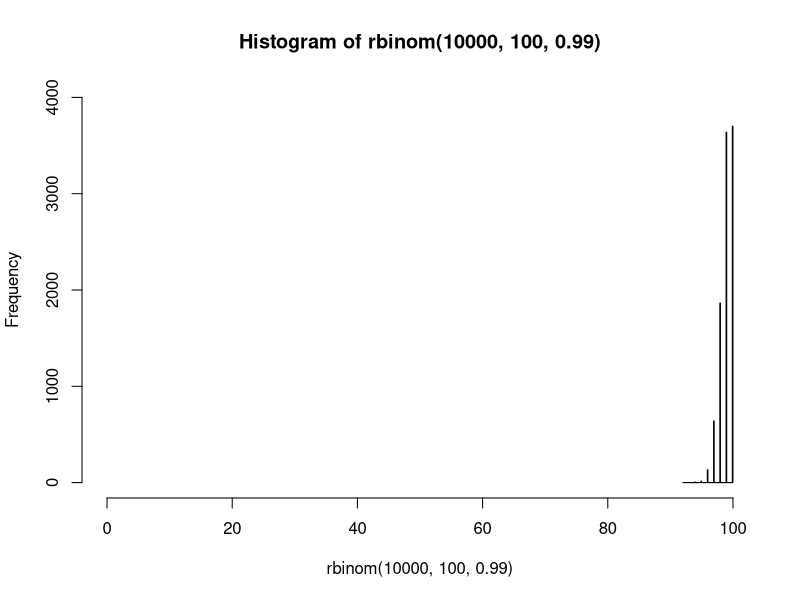
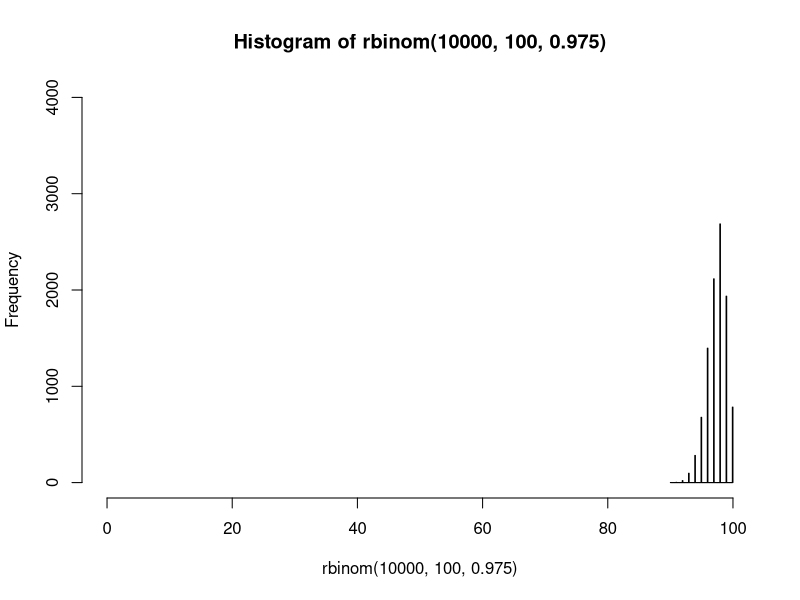
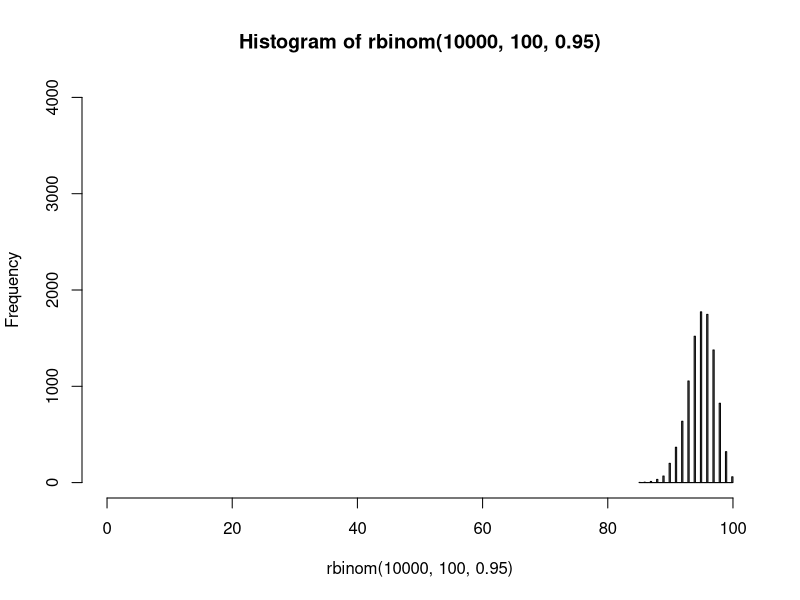
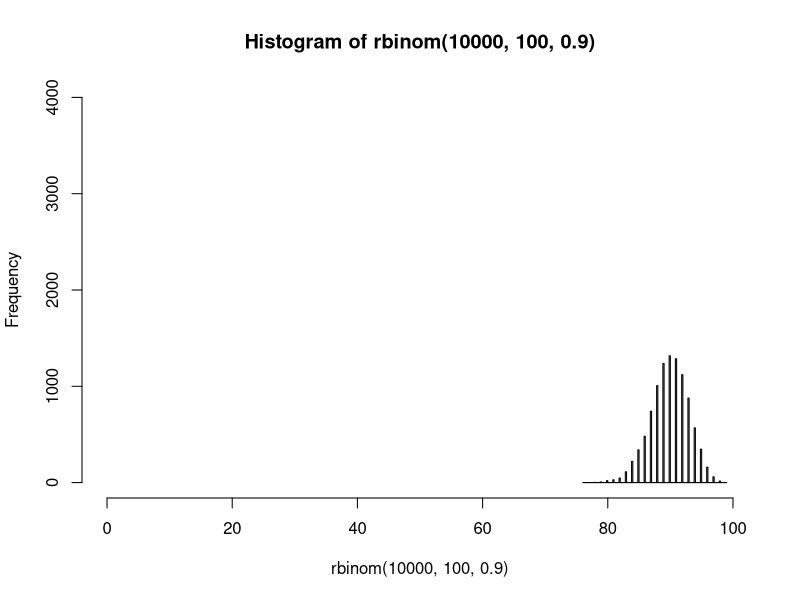
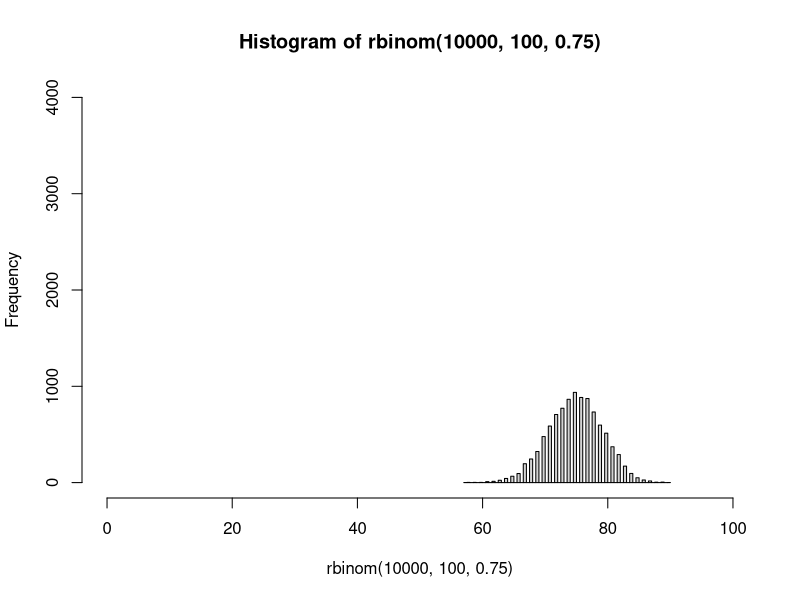
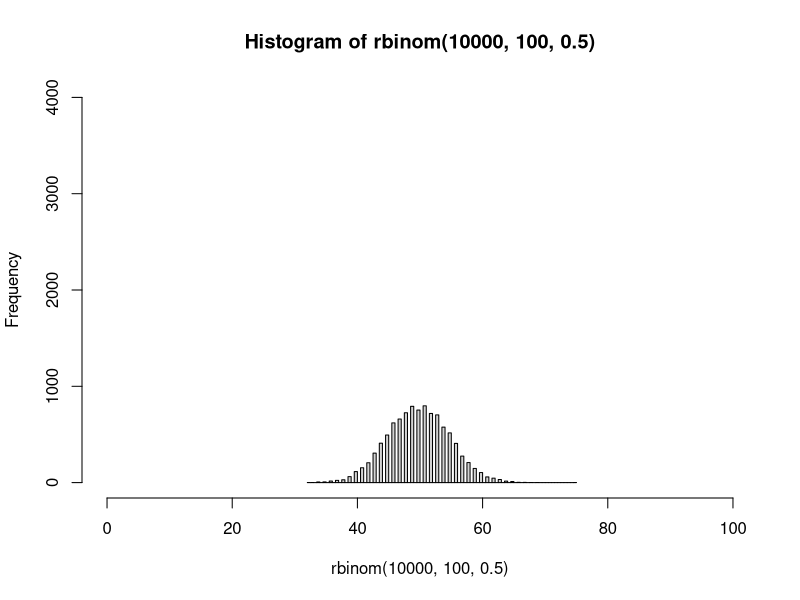
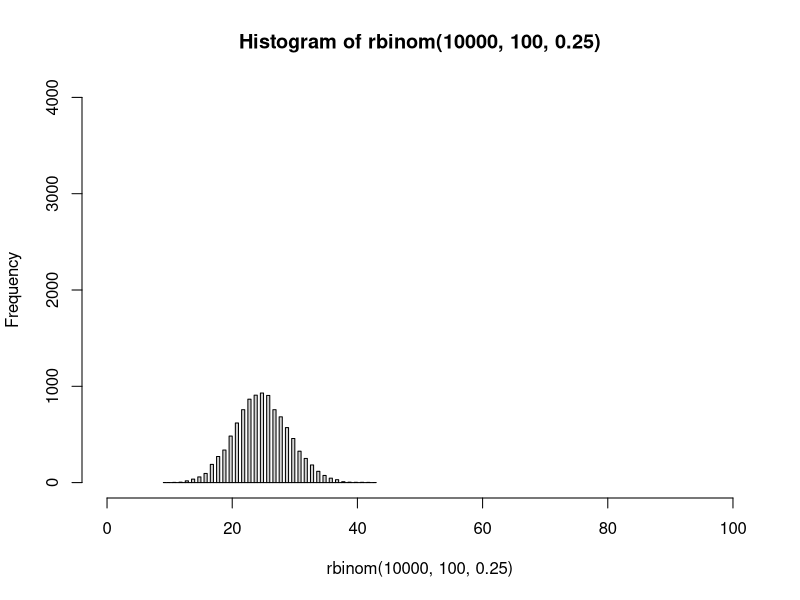
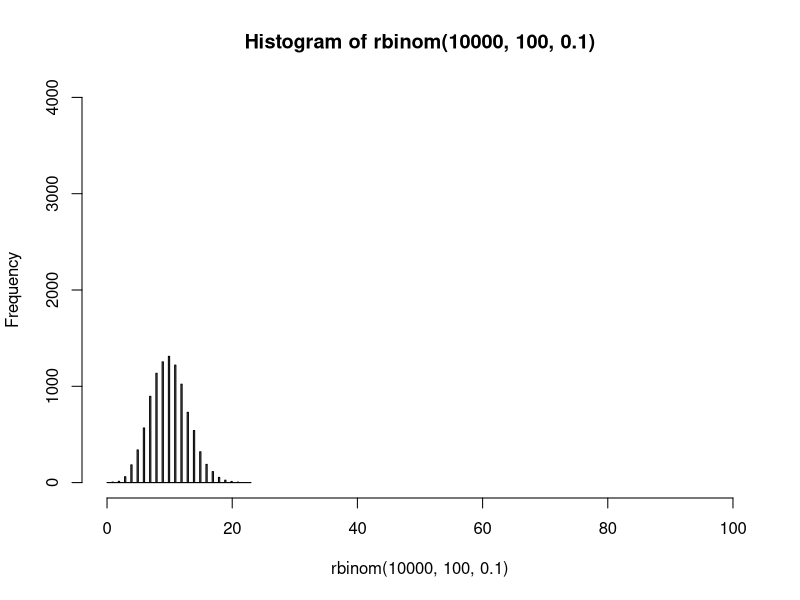

R code for these plots, in order:
# repeated sims # N # p

hist(rbinom(10000, 100, 0.99), xlim = c(0, 100), 
     ylim = c(0, 4000), breaks=101)

hist(rbinom(10000, 100, 0.975), xlim = c(0, 100),
     ylim = c(0, 4000), breaks=101)

hist(rbinom(10000, 100, 0.95), xlim = c(0, 100),
  ylim = c(0, 4000), breaks=101)

hist(rbinom(10000, 100, 0.90), xlim = c(0, 100),
     ylim = c(0, 4000), breaks=101)

hist(rbinom(10000, 100, 0.75), xlim = c(0, 100),
     ylim = c(0, 4000), breaks=101)

hist(rbinom(10000, 100, 0.50), xlim = c(0, 100),
     ylim = c(0, 4000), breaks=101)

hist(rbinom(10000, 100, 0.25), xlim = c(0, 100),
     ylim = c(0, 4000), breaks=101)

hist(rbinom(10000, 100, 0.1), xlim = c(0, 100),
     ylim = c(0, 4000), breaks=101)

hist(rbinom(10000, 100, 0.05), xlim = c(0, 100),
     ylim = c(0, 4000), breaks=101)

hist(rbinom(10000, 100, 0.025), xlim = c(0, 100),
     ylim = c(0, 4000), breaks=101)

hist(rbinom(10000, 100, 0.01), xlim = c(0, 100), 
     ylim = c(0, 4000), breaks=101)


# for box 1
#par(mar=c(b,l,t,r))
par(mar=c(4,5,0,0))

n_sims <- 1000
N <- 30

hist(rbinom(n_sims, N, 0.90), 
     xlim = c(0, 35), ylim = c(0, 350),
     cex.lab=1.75, cex.axis=1.75,
     xlab = bquote(y[i]), ylab = "frequency",
     main = "",
     breaks = seq(from=0, to=40, by=1))
abline(v = N, col = "skyblue4", lty = "dashed", lwd = 4)

hist(rbinom(n_sims, N, 0.50), 
     xlim = c(0, 35), ylim = c(0, 350),  
     cex.lab=1.75, cex.axis=1.75,
     xlab = bquote(y[i]), ylab = "frequency",
     main = "",
     breaks = seq(from=0, to=40, by=1))
abline(v = N, col = "skyblue4", lty = "dashed", lwd = 4)

hist(rbinom(n_sims, N, 0.10), 
     xlim = c(0, 35), ylim = c(0, 350),  
     cex.lab=1.75, cex.axis=1.75,
     xlab = bquote(y[i]), ylab = "frequency",
     main = "",
     breaks = seq(from=0, to=40, by=1))
abline(v = N, col = "skyblue4", lty = "dashed", lwd = 4)

dev.off()
